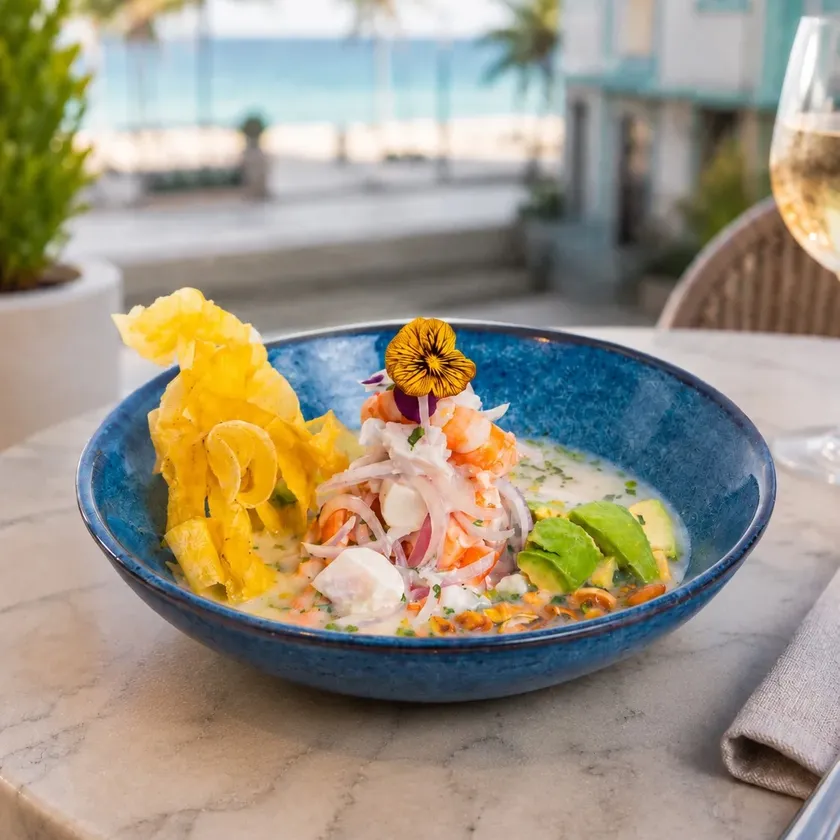
#> input picture assets/img/pics from clients/Ceviche Mixto.webp, 840 x 840 px, shrunk from 1122 x 1122 before the run, given in place of Ceviche Mixto.jpeg, which was not available
$ python detect_seafood.py
#> lines starting #> are read from the running program, lines starting #| are printed output that depends on the picture; after the words box and inside, x2 and y2 are one past the last pixel; in counts of white or black regions, pixels touching at a corner belong together
import cv2
import numpy as np

img = cv2.imread('assets/img/pics from clients/Ceviche Mixto.jpeg')
#> img is the input picture: shape (840, 840, 3); mean B, G, R 131.2, 148.4, 156.8
h, w, _ = img.shape
#> h = 840; w = 840

# Let's find the ceviche contents inside the bowl (reds/oranges of shrimp, red onions, tomatoes)
hsv = cv2.cvtColor(img, cv2.COLOR_BGR2HSV)
#> hsv: shape (840, 840, 3); mean H, S, V 50.3, 76.9, 168.7
# Red/Orange ranges: Hue 0-25 and 160-180
mask1 = cv2.inRange(hsv, np.array([0, 50, 50]), np.array([25, 255, 255]))
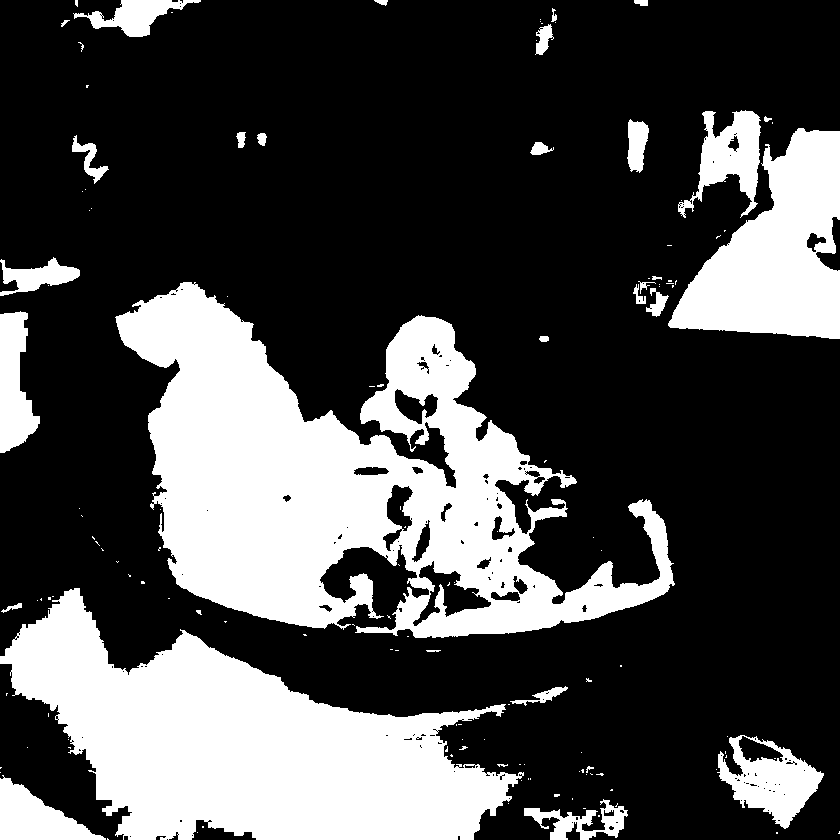
#> mask1: shape (840, 840); 29.1% white; 137 white regions (106 under 20 px), largest, box (x1, y1, x2, y2) and area: (115, 282, 675, 638) 91820, (0, 588, 524, 840) 67630, (668, 128, 840, 339) 21100
mask2 = cv2.inRange(hsv, np.array([160, 50, 50]), np.array([180, 255, 255]))
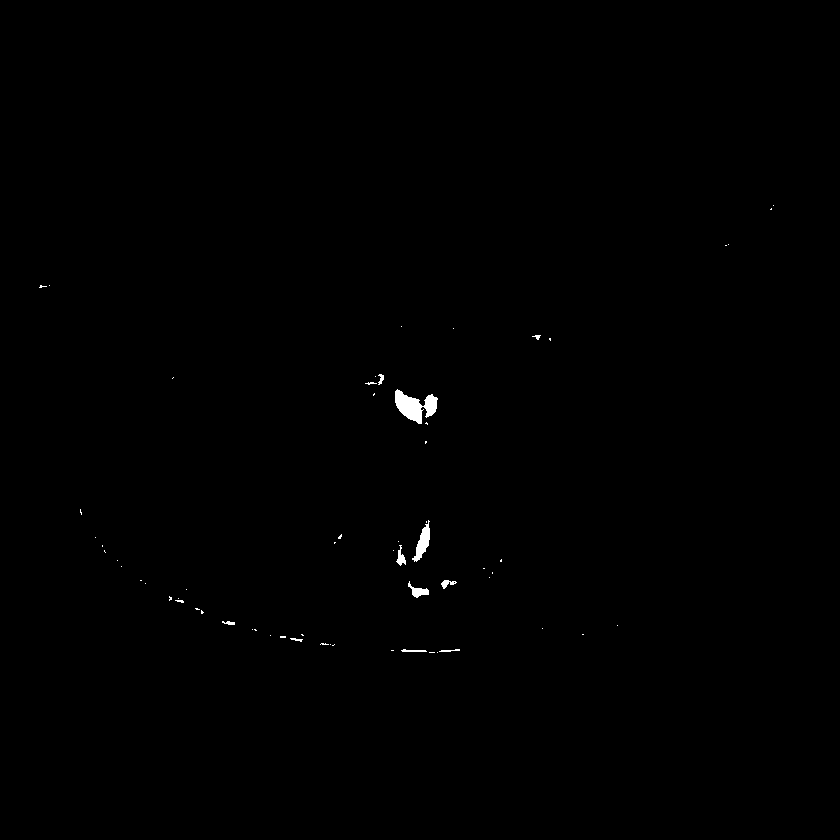
#> mask2: shape (840, 840); 0.26% white; 63 white regions (52 under 20 px), largest, box (x1, y1, x2, y2) and area: (395, 389, 438, 424) 800, (412, 520, 430, 562) 321, (408, 581, 429, 598) 146
seafood_mask = cv2.bitwise_or(mask1, mask2)
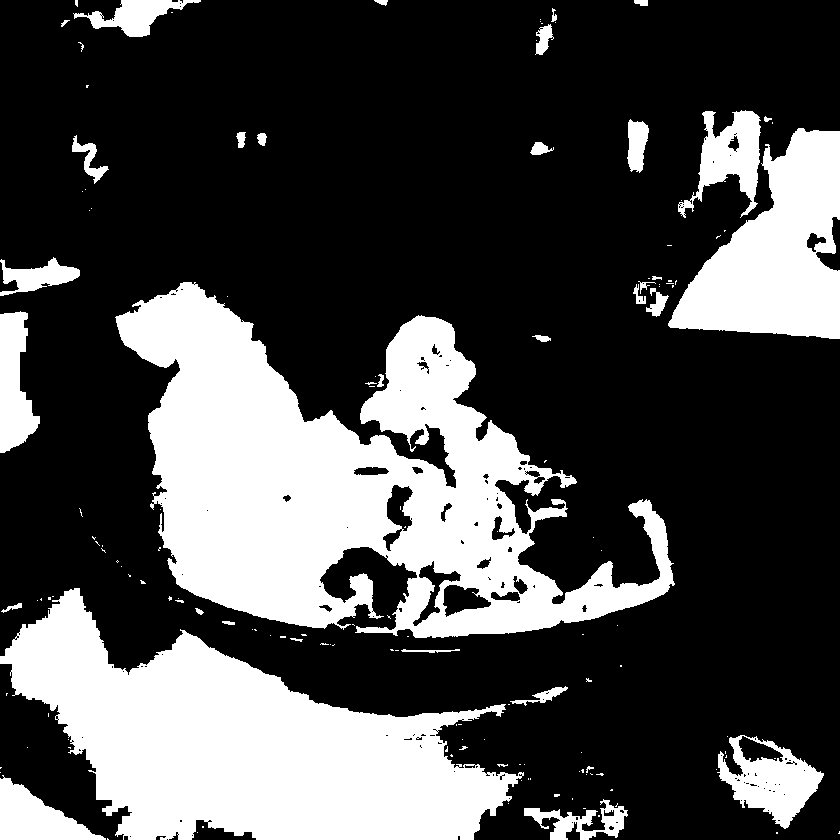
#> seafood_mask: shape (840, 840); 29.4% white; 148 white regions (113 under 20 px), largest, box (x1, y1, x2, y2) and area: (115, 282, 675, 638) 93313, (0, 588, 524, 840) 67630, (668, 128, 840, 339) 21107

pts = cv2.findNonZero(seafood_mask)
#> pts = contour of 207313 points, box (x1, y1, x2, y2) (0, 0, 840, 840), area 49497
if pts is not None:
    sx, sy, sw, sh = cv2.boundingRect(pts)
#> sx = 0; sy = 0; sw = 840; sh = 840
    print(f"Seafood/ceviche bounding box: X=[{sx}:{sx+sw}], Y=[{sy}:{sy+sh}]")
#| Seafood/ceviche bounding box: X=[0:840], Y=[0:840]
    print(f"Ceviche top: {sy} ({sy/h*100:.1f}%), bottom: {sy+sh} ({(sy+sh)/h*100:.1f}%), center Y: {sy+sh//2} ({(sy+sh//2)/h*100:.1f}%)")
#| Ceviche top: 0 (0.0%), bottom: 840 (100.0%), center Y: 420 (50.0%)
    print(f"Ceviche left: {sx} ({sx/w*100:.1f}%), right: {sx+sw} ({(sx+sw)/w*100:.1f}%), center X: {sx+sw//2} ({(sx+sw//2)/w*100:.1f}%)")
#| Ceviche left: 0 (0.0%), right: 840 (100.0%), center X: 420 (50.0%)

$ run again, with assets/img/pics from clients/Arroz marinero 1.webp copied over assets/img/pics from clients/Ceviche Mixto.webp
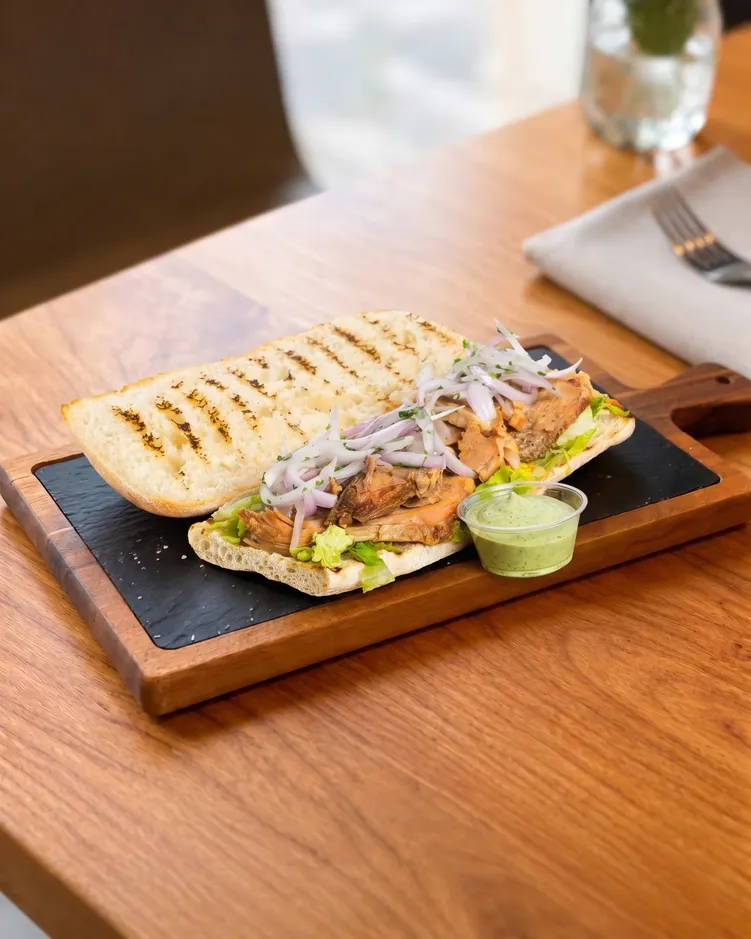
#> input picture assets/img/pics from clients/Arroz marinero 1.webp, 751 x 939 px, shrunk from 1535 x 1920 before the run, given in place of Ceviche Mixto.jpeg, which was not available
#> img is the input picture: shape (939, 751, 3); mean B, G, R 102.3, 134.8, 177.2
#> hsv: shape (939, 751, 3); mean H, S, V 22.4, 120.8, 177.8
#> `mask1 = cv2.inRange(hsv, np.array([0, 50, 50]), np.array([25, 255, 255..`:
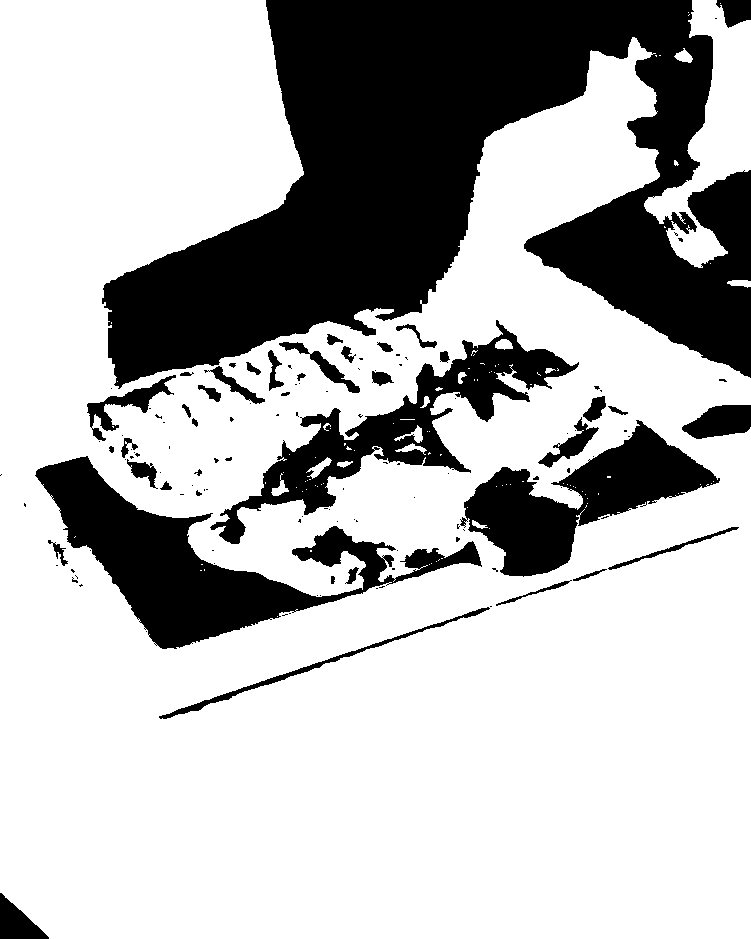
#> mask1: shape (939, 751); 71.8% white; 127 black regions (85 under 20 px), largest, box (x1, y1, x2, y2) and area: (102, 0, 751, 389) 129703, (35, 456, 482, 649) 24668, (210, 320, 579, 544) 16234
#> mask2: shape (939, 751); 0.09% white; 68 white regions (61 under 20 px), largest, box (x1, y1, x2, y2) and area: (304, 501, 327, 515) 154, (398, 424, 417, 437) 91, (347, 426, 361, 437) 74
#> `seafood_mask = cv2.bitwise_or(mask1, mask2)`:
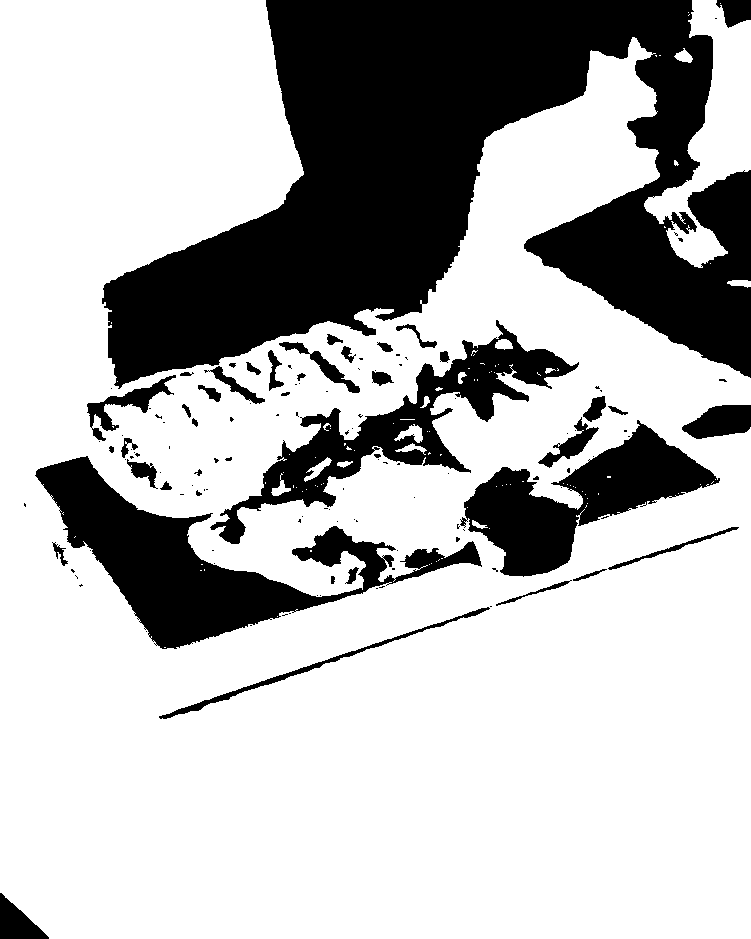
#> seafood_mask: shape (939, 751); 71.9% white; 129 black regions (86 under 20 px), largest, box (x1, y1, x2, y2) and area: (102, 0, 751, 389) 129703, (35, 456, 482, 649) 24594, (210, 320, 579, 544) 15723
#> pts = contour of 506880 points, box (x1, y1, x2, y2) (0, 0, 751, 939), area 7376
#> sx = 0; sw = 751; sh = 939
#| Seafood/ceviche bounding box: X=[0:751], Y=[0:939]
#| Ceviche top: 0 (0.0%), bottom: 939 (100.0%), center Y: 469 (49.9%)
#| Ceviche left: 0 (0.0%), right: 751 (100.0%), center X: 375 (49.9%)

$ run again, with assets/img/pics from clients/Cazuela plátano mixta.webp copied over assets/img/pics from clients/Ceviche Mixto.webp
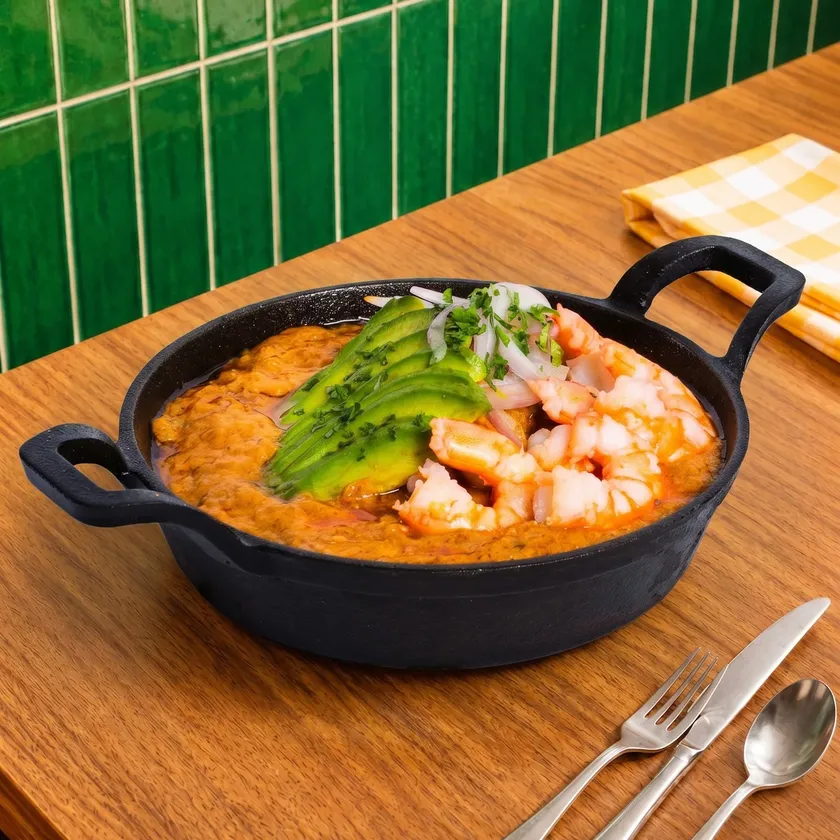
#> input picture assets/img/pics from clients/Cazuela plátano mixta.webp, 840 x 840 px, shrunk from 1600 x 1600 before the run, given in place of Ceviche Mixto.jpeg, which was not available
#> img is the input picture: shape (840, 840, 3); mean B, G, R 55, 108.8, 131.3
#> hsv: shape (840, 840, 3); mean H, S, V 38.7, 168.9, 149.3
#> `mask1 = cv2.inRange(hsv, np.array([0, 50, 50]), np.array([25, 255, 255..`:
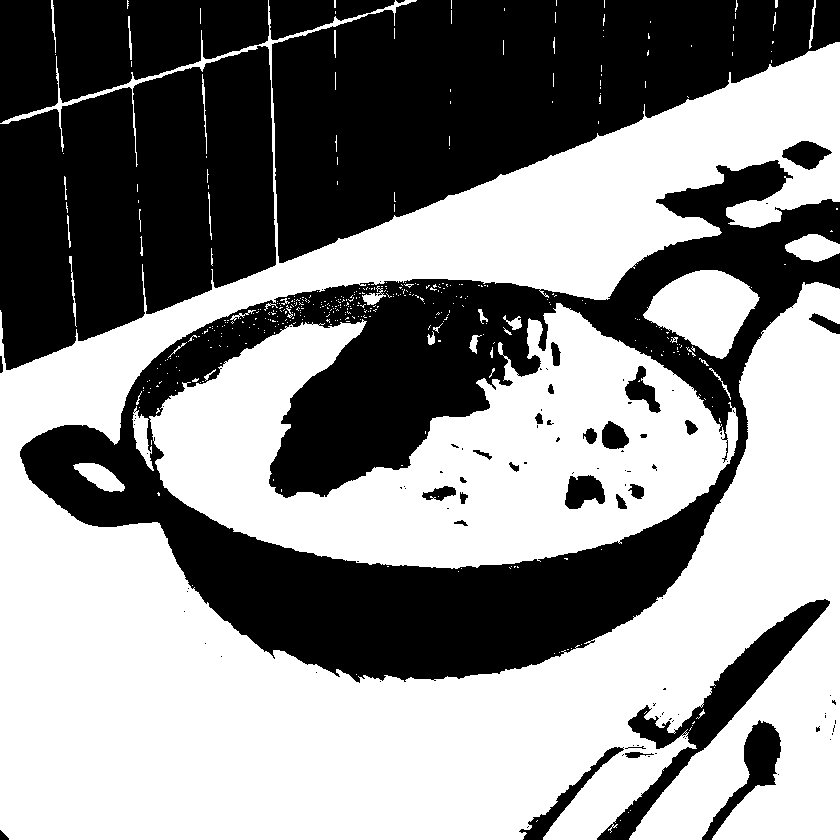
#> mask1: shape (840, 840); 54.6% white; 103 black regions (71 under 20 px), largest, box (x1, y1, x2, y2) and area: (20, 160, 840, 683) 131953, (272, 0, 840, 263) 82988, (0, 46, 276, 370) 62996
#> mask2: shape (840, 840); 0.13% white in thin lines or dots, all inside (x1, y1, x2, y2) = (26, 242, 797, 666)
#> `seafood_mask = cv2.bitwise_or(mask1, mask2)`:
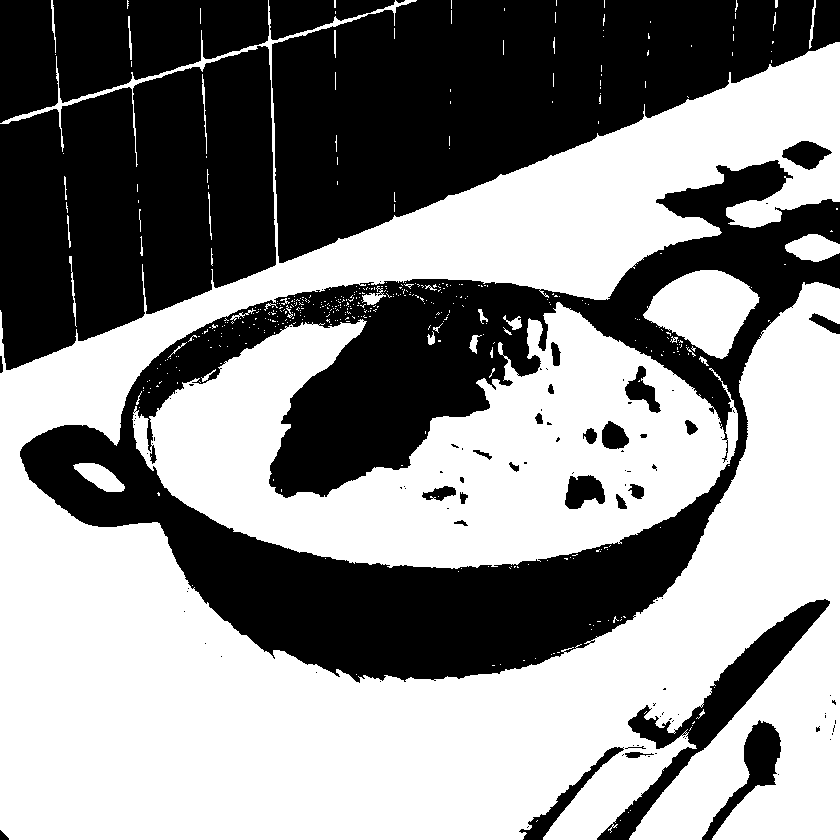
#> seafood_mask: shape (840, 840); 54.8% white; 105 black regions (74 under 20 px), largest, box (x1, y1, x2, y2) and area: (20, 160, 840, 683) 131046, (272, 0, 840, 263) 82988, (0, 46, 276, 370) 62996
#> pts = contour of 386393 points, box (x1, y1, x2, y2) (0, 0, 840, 840), area 13400
#> sx = 0; sw = 840
#| Seafood/ceviche bounding box: X=[0:840], Y=[0:840]
#| Ceviche top: 0 (0.0%), bottom: 840 (100.0%), center Y: 420 (50.0%)
#| Ceviche left: 0 (0.0%), right: 840 (100.0%), center X: 420 (50.0%)
